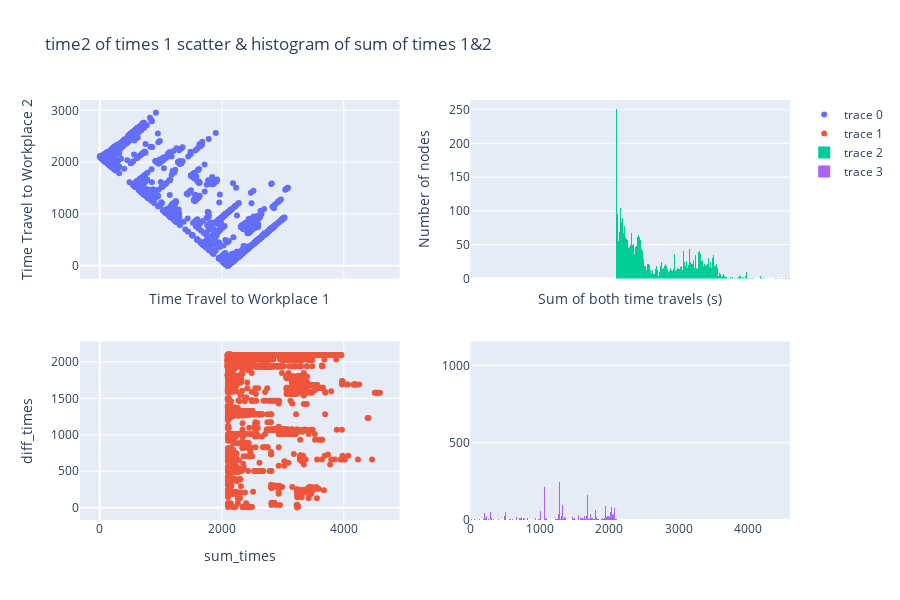

The notebook cell this image was saved under:
### Code cell
import plotly.graph_objects as go
from plotly.subplots import make_subplots

# Create a subplot with 2 rows and 1 column
fig = make_subplots(rows=2, cols=2, shared_xaxes=True, vertical_spacing=0.15)
print(len(df['sum_times']), '&', len(df['diff_times']))
# Scatter plot
scatter_trace = go.Scatter(x=df['time_to_wpl1'], y=df['time_to_wpl2'], mode='markers')
fig.add_trace(scatter_trace, row=1, col=1)
scatter_trace2 = go.Scatter(x=df['sum_times'], y=df['diff_times'], mode='markers')
fig.add_trace(scatter_trace2, row=2, col=1)

# Histogram
histogram_trace = go.Histogram(x=df['sum_times'], nbinsx=int(df['sum_times'].max() / 10) + 1)
fig.add_trace(histogram_trace, row=1, col=2)
histogram_trace2 = go.Histogram(x=df['diff_times'], nbinsx=int(df['diff_times'].max() / 10) + 1)
fig.add_trace(histogram_trace2, row=2, col=2)

# Update layout for the scatter plot
fig.update_xaxes(title_text='Time Travel to Workplace 1', row=1, col=1)
fig.update_yaxes(title_text='Time Travel to Workplace 2', row=1, col=1)

fig.update_xaxes(title_text='sum_times', row=2, col=1)
fig.update_yaxes(title_text='diff_times', row=2, col=1)

fig.update_layout(title_text='time2 of times 1 scatter & histogram of sum of times 1&2', height=600)

# Update layout for the histogram
fig.update_xaxes(title_text='Sum of both time travels (s)', row=1, col=2)
fig.update_yaxes(title_text='Number of nodes', row=1, col=2)

# Display the combined figure
fig.show()

### Figure 1 — Plotly figure (JSON) as saved in the notebook; plotly's stock layout.template omitted (floating-point values rounded to 4 significant figures; data arrays with more than 128 entries replaced by an {"elided": "..."} marker saying what was removed)
{"data": [{"mode": "markers", "type": "scatter", "x": {"elided": "4786 float values"}, "xaxis": "x", "y": {"elided": "4786 float values"}, "yaxis": "y"}, {"mode": "markers", "type": "scatter", "x": {"elided": "4786 float values"}, "xaxis": "x3", "y": {"elided": "4786 float values"}, "yaxis": "y3"}, {"nbinsx": 460, "type": "histogram", "x": {"elided": "4786 float values"}, "xaxis": "x2", "yaxis": "y2"}, {"nbinsx": 211, "type": "histogram", "x": {"elided": "4786 float values"}, "xaxis": "x4", "yaxis": "y4"}], "layout": {"height": 600, "title": {"text": "time2 of times 1 scatter & histogram of sum of times 1&2"}, "xaxis": {"anchor": "y", "domain": [0, 0.45], "matches": "x3", "showticklabels": false, "title": {"text": "Time Travel to Workplace 1"}}, "xaxis2": {"anchor": "y2", "domain": [0.55, 1], "matches": "x4", "showticklabels": false, "title": {"text": "Sum of both time travels (s)"}}, "xaxis3": {"anchor": "y3", "domain": [0, 0.45], "title": {"text": "sum_times"}}, "xaxis4": {"anchor": "y4", "domain": [0.55, 1]}, "yaxis": {"anchor": "x", "domain": [0.575, 1], "title": {"text": "Time Travel to Workplace 2"}}, "yaxis2": {"anchor": "x2", "domain": [0.575, 1], "title": {"text": "Number of nodes"}}, "yaxis3": {"anchor": "x3", "domain": [0, 0.425], "title": {"text": "diff_times"}}, "yaxis4": {"anchor": "x4", "domain": [0, 0.425]}}}
